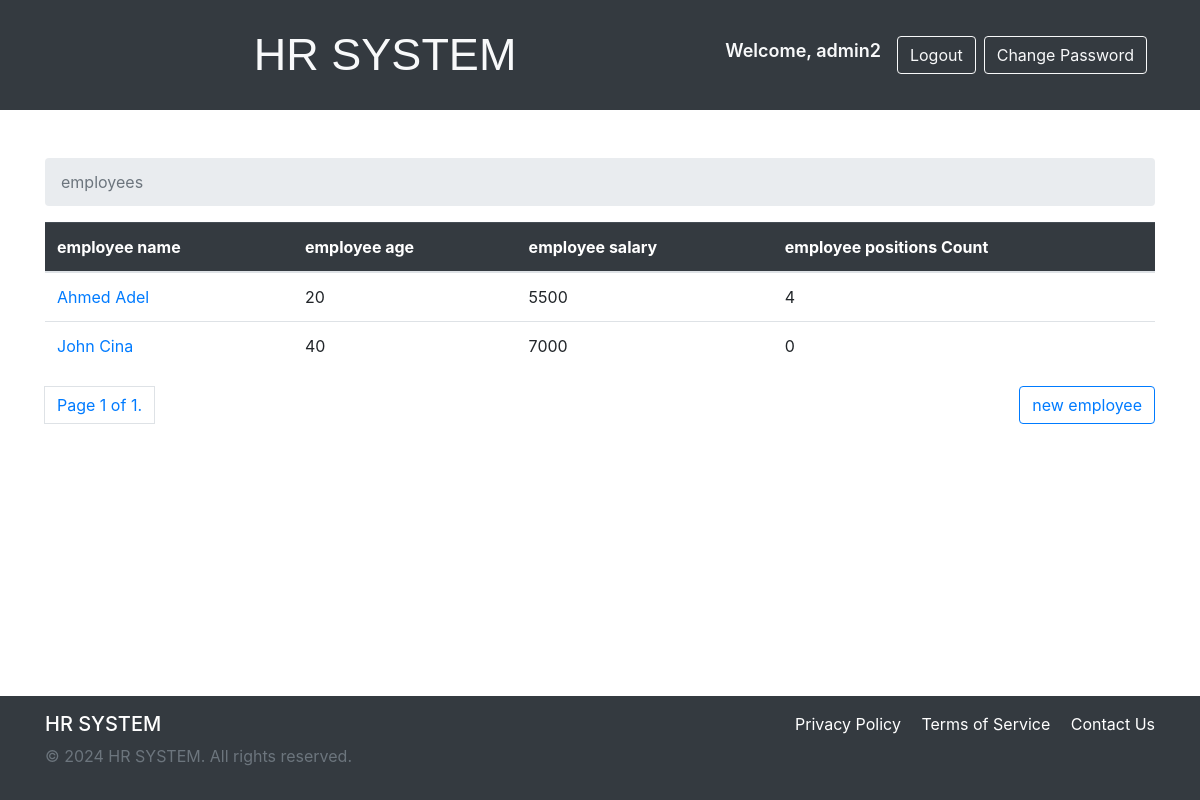
Screenshot of /employees/ (signed in) with the database file from the repository.
### employee/models.py (models this page shows, shortened)
class Employee(models.Model):
    name = models.CharField(max_length=100)
    age = models.IntegerField()
    salary = models.IntegerField()

### employee/views.py (the view)
# urls.py: path('',EmployeeView.EmployeesView.as_view(),name="employeesList"),
class EmployeesView(ListView):
    model = Employee
    template_name = 'employee/employees.html'
    context_object_name = 'employees'
    paginate_by = 5

### template/employee/employees.html (shortened to what this page needs)
{% extends 'base.html'%}
{% block breadcrumb%}
    <li class="breadcrumb-item active" aria-current="page">employees</li>
{%endblock%}
{% block content%}
    <table class="table table-hover">
        <thead class="table-dark">
            <th>employee name</th>
            <th>employee age</th>
            <th>employee salary</th>
            <th>employee positions Count</th>
        </thead>
        <tbody>
        {%for employee in employees %}
            <tr>
                <td><a href="{% url 'employee:EmployeeDetails' employee.pk %}">{{employee.name}}</a></td>
                <td>{{employee.age}}</td>
                <td>{{employee.salary}}</td>
                <td>{{employee.positionEmployee.count}}</td>
            </tr>
        {% endfor %}
        </tbody>
    </table>
    <nav aria-label="Page navigation example">
        <ul class="pagination">
          <li class="page-link">Page {{ page_obj.number }} of {{ page_obj.paginator.num_pages }}.</li>
        <hr/><a href="{% url 'employee:newEmployee'%}" class="btn btn-outline-primary">new employee</a>
      </div>
{%endblock%}

### template/base.html (shortened to what this page needs)
{% load static %}
<!DOCTYPE html>
<html lang="en">
<head>
    <link rel="stylesheet" href="{% static 'bootstrap/bootstrap.min.css' %}" />
</head>
<body>
    <nav class="navbar navbar-dark bg-dark py-3">
        <div class="container d-flex justify-content-between align-items-center">
            <a class="navbar-brand mx-auto text-center" style="font-size: 45px; font-family: 'Arial', sans-serif; color: #f8f9fa;">
                HR SYSTEM
            </a>
            <div class="d-flex align-items-center">
                {% if user.is_authenticated %}
                    <label class="mr-3" style="font-size: 18px; color: #f8f9fa; font-weight: 600;">
                        Welcome, {{ user.username }}
                    </label>
                    <form method="post" action="{% url 'logout' %}" style="display: inline;">
                        <input type="submit" class="btn btn-outline-light mr-2" value="Logout" />
                    </form>
                    <a class="btn btn-outline-light mr-2" href="{% url 'password_change' %}">
                        Change Password
                    </a>
                {% endif %}
            </div>
        </div>
    </nav>
    <div class="container content-container mt-5">
        <nav aria-label="breadcrumb">
            <ol class="breadcrumb">
                {% block breadcrumb %}{% endblock %}
            </ol>
        </nav>
        {% block content %}{% endblock %}
    <footer class="py-3">
        <div class="container">
            <div class="row">
                <div class="col-md-6">
                    <h5>HR SYSTEM</h5>
                    <p class="text-muted">© 2024 HR SYSTEM. All rights reserved.</p>
                </div>
                <div class="col-md-6 text-md-right">
                    <a href="#" class="text-white mr-3">Privacy Policy</a>
                    <a href="#" class="text-white mr-3">Terms of Service</a>
                    <a href="#" class="text-white">Contact Us</a>
                </div>
            </div>
        </div>
    </footer>
</body>
</html>

### template/base.html (style rules this page uses)
html, body { height: 100%; margin: 0; display: flex; flex-direction: column; }
.content-container { flex: 1; }
footer { background-color: #343a40; color: white; }

### rows the page displays
Employee: name "Ahmed Adel", age "20", salary "5500", positionEmployee.count "4"
Employee: name "John Cina", age "40", salary "7000", positionEmployee.count "0"

### other values shown
{{ user.username }} "admin2"
{{ page_obj.number }} "1"
{{ page_obj.paginator.num_pages }} "1"
